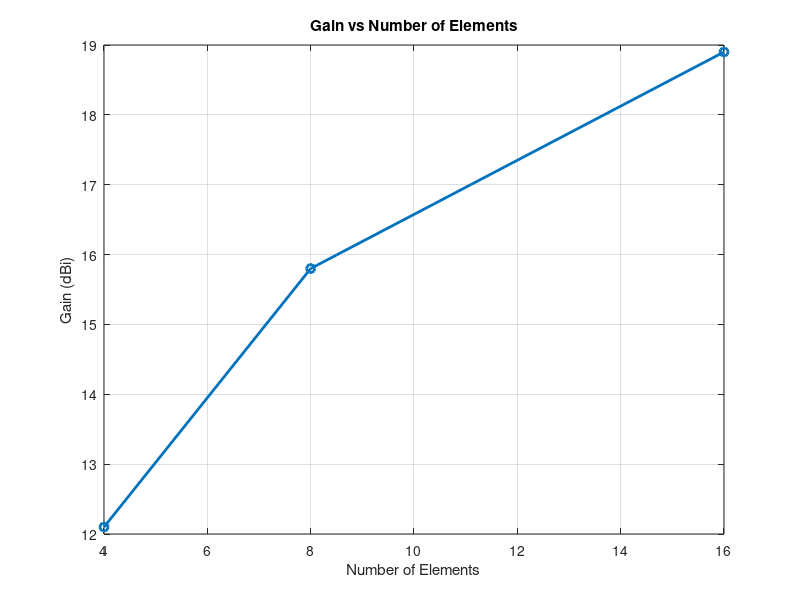
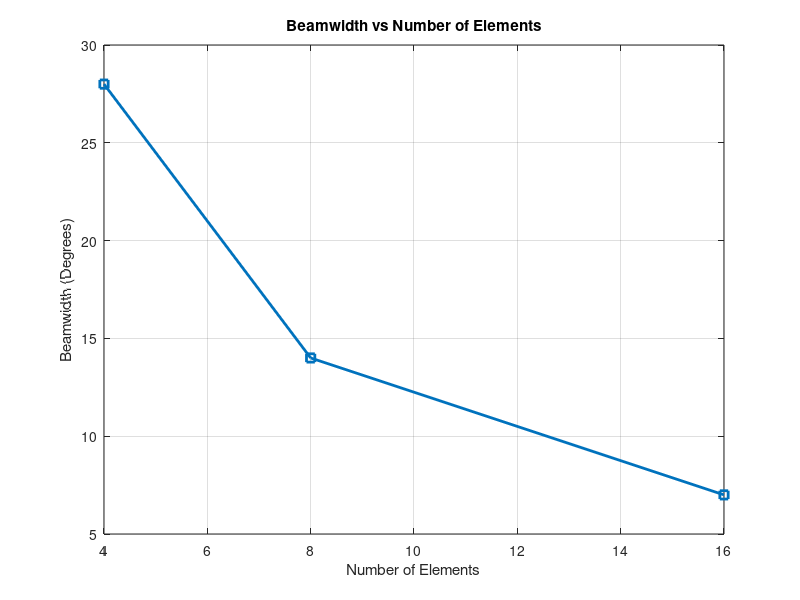

The MATLAB script that drew these images, in order:
clc;
clear;
close all;

Elements = [4 8 16];

Gain = [12.1 15.8 18.9];

Beamwidth = [28 14 7];

saveFolder = fullfile('..','Figures','07_GainBeamwidth');

if ~exist(saveFolder,'dir')
    mkdir(saveFolder)
end



figure;

plot(Elements,Gain,'-o','LineWidth',2)

grid on

xlabel('Number of Elements')

ylabel('Gain (dBi)')

title('Gain vs Number of Elements')

exportgraphics(gcf,...
    fullfile(saveFolder,'GainComparison.png'),...
    'Resolution',300);



figure;

plot(Elements,Beamwidth,'-s','LineWidth',2)

grid on

xlabel('Number of Elements')

ylabel('Beamwidth (Degrees)')

title('Beamwidth vs Number of Elements')

exportgraphics(gcf,...
    fullfile(saveFolder,'BeamwidthComparison.png'),...
    'Resolution',300);
